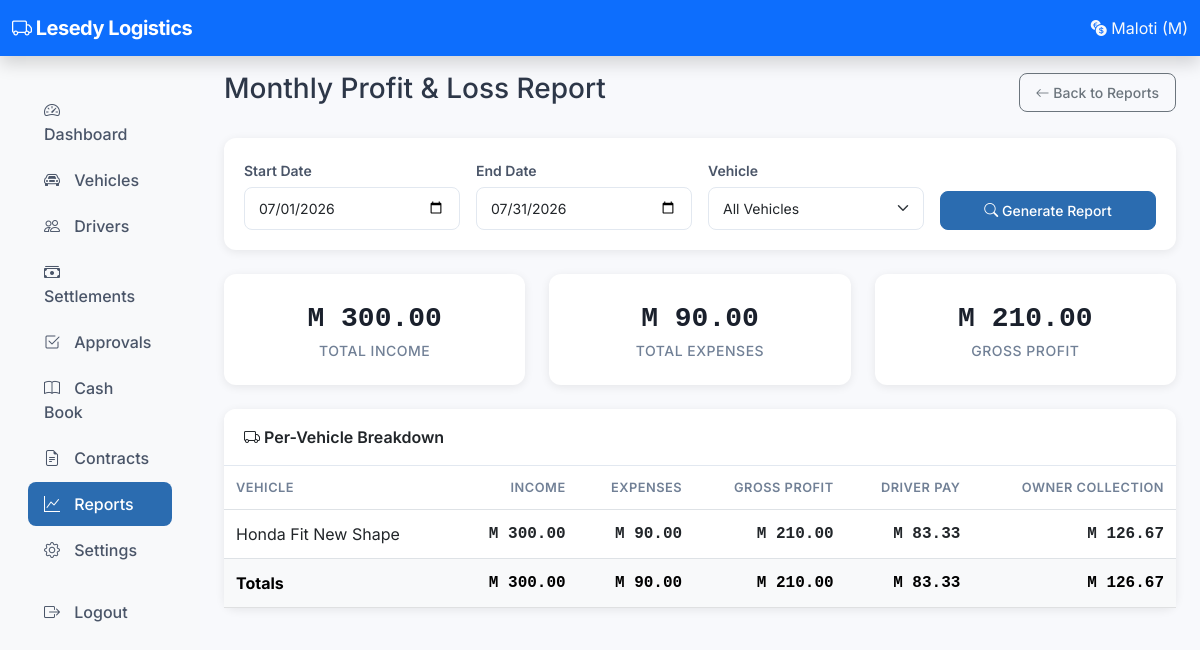
The app's page /reports/monthly/ (signed in), older data.
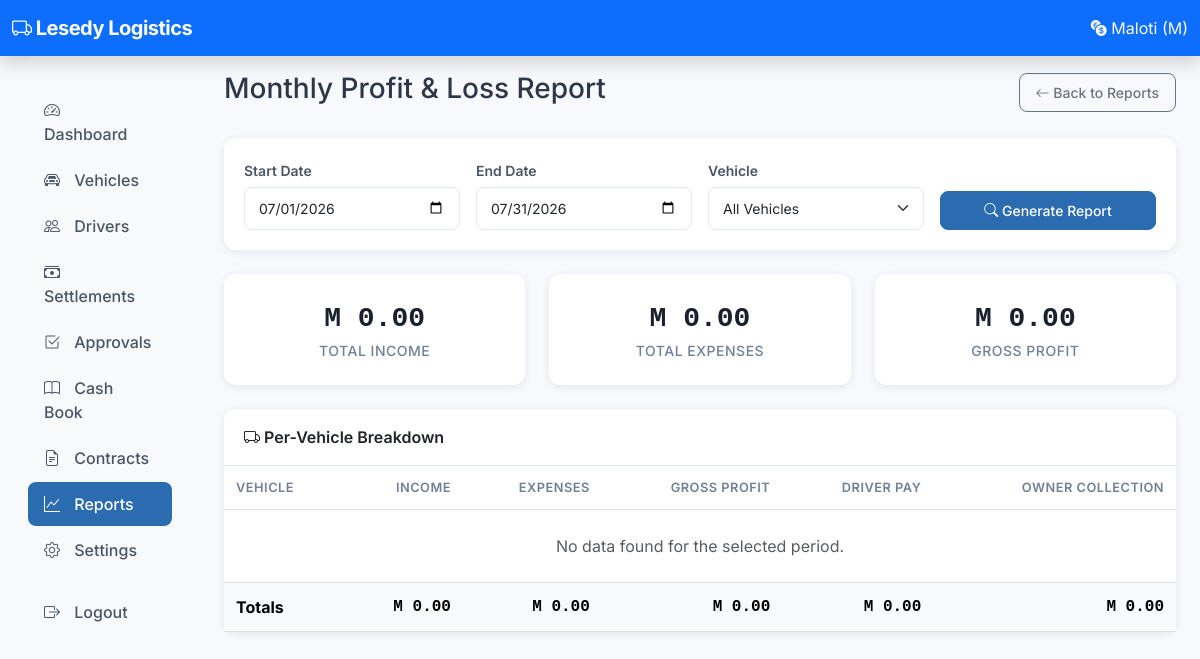
The same page, newer data.
### vehicles/models.py (models this page shows, shortened)
class Vehicle(models.Model):
    VEHICLE_TYPES = [
        ('sedan', 'Sedan (4-seater)'),
        ('minivan', 'Minivan (6-8 seater)'),
        ('minibus', 'Minibus (14-seater)'),
        ('bus', 'Bus (30-50 seater)'),
    ]
    OPERATING_MODELS = [
        ('quota', 'Quota System'),
        ('salary', 'Monthly Salary'),
        ('percentage', 'Percentage System'),
        ('contract', 'Contract System'),
    ]
    name = models.CharField(max_length=100)
    vehicle_type = models.CharField(max_length=20, choices=VEHICLE_TYPES)
    seats = models.PositiveIntegerField()
    plate = models.CharField(max_length=20, unique=True)
    operating_model = models.CharField(max_length=20, choices=OPERATING_MODELS, default='quota')
    daily_quota = models.DecimalField(max_digits=10, decimal_places=2, default=250.00,
                                       help_text="Only used for quota model")
    monthly_salary = models.DecimalField(max_digits=10, decimal_places=2, default=3000.00,
                                          help_text="Only used for salary model")
    driver_percentage = models.DecimalField(max_digits=5, decimal_places=2, default=30.00,
                                             help_text="Driver's percentage of gross income (e.g., 30%)")
    contract_target = models.DecimalField(max_digits=10, decimal_places=2, default=15000.00,
                                           help_text="Monthly target gross income for contract model")
    contract_success_bonus_type = models.CharField(max_length=20, choices=[
        ('fixed', 'Fixed Amount'),
        ('percentage', 'Percentage of Gross'),
        ('hybrid', 'Hybrid (Fixed + Percentage)'),
    ], default='fixed', help_text="Only used for contract model")
    contract_success_bonus_fixed = models.DecimalField(max_digits=10, decimal_places=2, default=2000.00,
                                                        help_text="Fixed bonus amount if target achieved")
    contract_success_bonus_percentage = models.DecimalField(max_digits=5, decimal_places=2, default=10.00,
                                                             help_text="Percentage bonus if target achieved (e.g., 10%)")
    contract_failure_percentage = models.DecimalField(max_digits=5, decimal_places=2, default=20.00,
                                                       help_text="Percentage of gross income driver keeps if target is NOT achieved")
    insurance = models.DecimalField(max_digits=10, decimal_places=2, default=0)
    permit_cost = models.DecimalField(max_digits=10, decimal_places=2, default=0)
    loan_payment = models.DecimalField(max_digits=10, decimal_places=2, default=0)
    default_settlement_frequency = models.CharField(max_length=10, choices=[
        ('daily', 'Daily'),
        ('weekly', 'Weekly'),
    ], default='daily')
    is_active = models.BooleanField(default=True)
    created_at = models.DateTimeField(auto_now_add=True)
    updated_at = models.DateTimeField(auto_now=True)

### reports/views.py (the view)
# urls.py: path('monthly/', views.monthly_pnl, name='report_monthly_pnl'),
@_owner_required
def monthly_pnl(request):
    start_date, end_date = _get_date_range(request)
    vehicle_id = request.GET.get('vehicle')
    settlements = DailySettlement.objects.filter(
        status='approved', date__gte=start_date, date__lte=end_date
    )
    if vehicle_id:
        settlements = settlements.filter(vehicle_id=vehicle_id)
    vehicle_summaries = []
    vehicles = Vehicle.objects.filter(is_active=True)
    for v in vehicles:
        v_settlements = settlements.filter(vehicle=v)
        if not v_settlements.exists():
            continue
        agg = v_settlements.aggregate(
            total_income=Sum('total_income'),
            total_expenses=Sum('total_expenses'),
            gross_profit=Sum('gross_profit'),
            driver_pay=Sum('driver_pay'),
            owner_collection=Sum('total_owner_collected'),
        )
        vehicle_summaries.append({
            'vehicle': v,
            'total_income': agg['total_income'] or 0,
            'total_expenses': agg['total_expenses'] or 0,
            'gross_profit': agg['gross_profit'] or 0,
            'driver_pay': agg['driver_pay'] or 0,
            'owner_collection': agg['owner_collection'] or 0,
        })
    totals = settlements.aggregate(
        total_income=Sum('total_income'),
        total_expenses=Sum('total_expenses'),
        gross_profit=Sum('gross_profit'),
        driver_pay=Sum('driver_pay'),
        owner_collection=Sum('total_owner_collected'),
    )
    context = {
        'start_date': start_date,
        'end_date': end_date,
        'vehicle_summaries': vehicle_summaries,
        'totals': totals,
        'vehicles': vehicles,
    }
    return render(request, 'reports/monthly_pnl.html', context)

### accounts/context_processors.py (called while the page is built)
def pending_approvals(request):
    if request.user.is_authenticated and request.user.is_staff:
        count = DailySettlement.objects.filter(status='submitted').count()
        return {'pending_approvals': count}
    return {}

def system_settings(request):
    try:
        settings = SystemSettings.get_settings()
        return {
            'company_name': settings.company_name,
            'company_phone': settings.company_phone,
            'company_email': settings.company_email,
            'company_address': settings.company_address,
            'company_logo': settings.company_logo,
        }
    except Exception:
        return {
            'company_name': 'Taxi Accounting System',
            'company_phone': '',
            'company_email': '',
            'company_address': '',
            'company_logo': None,
        }

### accounts/models.py (called while the page is built)
    @classmethod
    def get_settings(cls):
        obj, created = cls.objects.get_or_create(id=1)
        return obj

### templates/reports/monthly_pnl.html (shortened to what the changed rows need)
{% extends 'base.html' %}
{% load static %}
{% block content %}
<div class="d-flex justify-content-between align-items-center mb-4">
    <h1 class="h3">Monthly Profit & Loss Report</h1>
</div>
<div class="row mb-4">
    <div class="col-md-4">
        <div class="card stat-card">
            <div class="stat-value">M {{ totals.total_income|default:0|floatformat:2 }}</div>
            <div class="stat-label">Total Income</div>
        </div>
    </div>
    <div class="col-md-4">
        <div class="card stat-card">
            <div class="stat-value">M {{ totals.total_expenses|default:0|floatformat:2 }}</div>
            <div class="stat-label">Total Expenses</div>
        </div>
    </div>
    <div class="col-md-4">
        <div class="card stat-card">
            <div class="stat-value amount-{% if totals.gross_profit >= 0 %}positive{% else %}negative{% endif %}">
                M {{ totals.gross_profit|default:0|floatformat:2 }}
            </div>
            <div class="stat-label">Gross Profit</div>
        </div>
    </div>
</div>
<div class="card">
    <div class="card-body p-0">
        <div class="table-responsive">
            <table class="table table-hover mb-0">
                <thead>
                    <tr>
                        <th>Vehicle</th>
                        <th class="text-end">Income</th>
                        <th class="text-end">Expenses</th>
                        <th class="text-end">Gross Profit</th>
                        <th class="text-end">Driver Pay</th>
                        <th class="text-end">Owner Collection</th>
                    </tr>
                </thead>
                <tbody>
                    {% for vs in vehicle_summaries %}
                    <tr>
                        <td>{{ vs.vehicle.name }}</td>
                        <td class="text-end amount">M {{ vs.total_income|floatformat:2 }}</td>
                        <td class="text-end amount">M {{ vs.total_expenses|floatformat:2 }}</td>
                        <td class="text-end amount amount-{% if vs.gross_profit >= 0 %}positive{% else %}negative{% endif %}">
                            M {{ vs.gross_profit|floatformat:2 }}
                        </td>
                        <td class="text-end amount">M {{ vs.driver_pay|floatformat:2 }}</td>
                        <td class="text-end amount amount-positive">M {{ vs.owner_collection|floatformat:2 }}</td>
                    </tr>
                    {% empty %}
                    <tr>
                        <td colspan="6" class="text-center py-4 text-muted">No data found for the selected period.</td>
                    </tr>
                    {% endfor %}
                </tbody>
                <tfoot class="table-light fw-bold">
                    <tr>
                        <td>Totals</td>
                        <td class="text-end amount">M {{ totals.total_income|default:0|floatformat:2 }}</td>
                        <td class="text-end amount">M {{ totals.total_expenses|default:0|floatformat:2 }}</td>
                        <td class="text-end amount">M {{ totals.gross_profit|default:0|floatformat:2 }}</td>
                        <td class="text-end amount">M {{ totals.driver_pay|default:0|floatformat:2 }}</td>
                        <td class="text-end amount">M {{ totals.owner_collection|default:0|floatformat:2 }}</td>
                    </tr>
                </tfoot>
            </table>
        </div>
    </div>
</div>
{% endblock %}

Row changes from the older to the newer data that the page shows:
no longer on this page (row edited): Vehicle: vehicle.name "Honda Fit New Shape", total_income "300.00", total_expenses "90.00", gross_profit "210.00", driver_pay "83.33", owner_collection "126.67"
Text that changed along with them:
{{ totals.total_income|default:0|floatformat:2 }}: "300.00" → "0.00"
{{ totals.total_expenses|default:0|floatformat:2 }}: "90.00" → "0.00"
{{ totals.gross_profit|default:0|floatformat:2 }}: "210.00" → "0.00"
{{ totals.driver_pay|default:0|floatformat:2 }}: "83.33" → "0.00"
{{ totals.owner_collection|default:0|floatformat:2 }}: "126.67" → "0.00"
text now shown: "No data found for the selected period."
